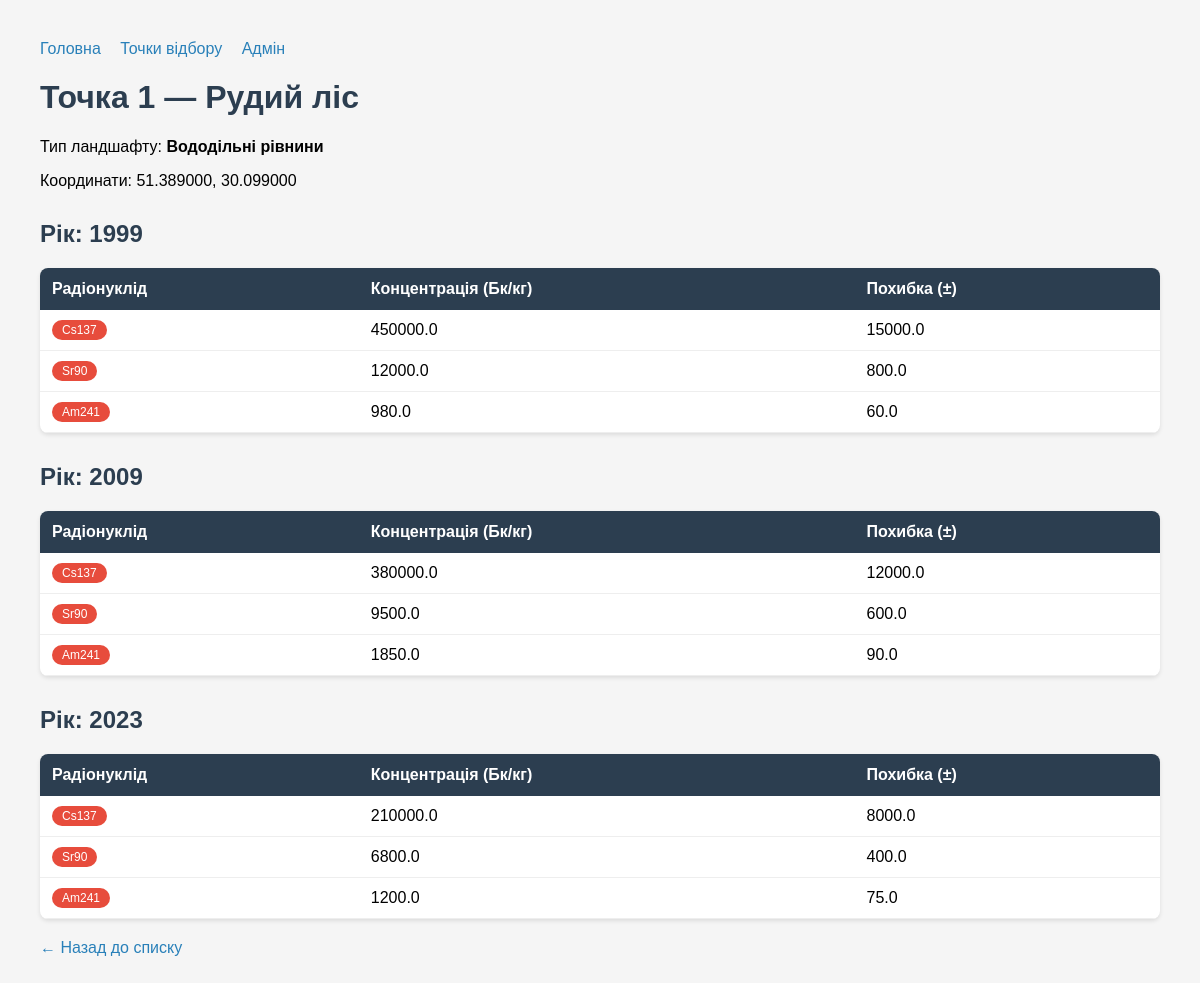
/locations/4/, run on the app's committed database.
### radionuclides/models.py (models this page shows, shortened)
class SamplingLocation(models.Model):
    name = models.CharField(max_length=200)
    landscape_type = models.ForeignKey(LandscapeType, on_delete=models.PROTECT)
    latitude = models.DecimalField(max_digits=9, decimal_places=6, null=True, blank=True)
    longitude = models.DecimalField(max_digits=9, decimal_places=6, null=True, blank=True)
    notes = models.TextField(blank=True)

class LandscapeType(models.Model):
    name = models.CharField(max_length=100)
    slug = models.SlugField(unique=True)
    description = models.TextField(blank=True)
    def __str__(self):
        return self.name

class SoilSample(models.Model):
    location = models.ForeignKey(SamplingLocation, on_delete=models.CASCADE)
    year = models.IntegerField(choices=YEAR_CHOICES)
    depth_cm = models.FloatField(null=True, blank=True)
    collected_by = models.CharField(max_length=200, blank=True)
    notes = models.TextField(blank=True)

class RadionuclideMeasurement(models.Model):
    sample = models.ForeignKey(SoilSample, on_delete=models.CASCADE, related_name='measurements')
    radionuclide = models.CharField(max_length=20, choices=NUCLIDE_CHOICES)
    concentration = models.FloatField(help_text="Бк/кг")
    uncertainty = models.FloatField(null=True, blank=True, help_text="±")

### radionuclides/views.py (the view)
# urls.py: path('locations/<int:pk>/', views.location_detail, name='location-detail'),
def location_detail(request, pk):
    location = get_object_or_404(SamplingLocation, pk=pk)
    samples = SoilSample.objects.filter(location=location).order_by('year')
    return render(request, 'radionuclides/location_detail.html', {
        'location': location,
        'samples': samples,
    })

### radionuclides/templates/radionuclides/location_detail.html (shortened to what this page needs)
<!DOCTYPE html>
<html lang="uk">
<head>
</head>
<body>
    <nav>
        <a href="{% url 'index' %}">Головна</a>
        <a href="{% url 'location-list' %}">Точки відбору</a>
        <a href="/admin">Адмін</a>
    </nav>
    <h1>{{ location.name }}</h1>
    <p>Тип ландшафту: <strong>{{ location.landscape_type }}</strong></p>
    <p>Координати: {{ location.latitude }}, {{ location.longitude }}</p>
    {% for sample in samples %}
    <h2>Рік: {{ sample.year }}</h2>
    <table>
        <tr>
            <th>Радіонуклід</th>
            <th>Концентрація (Бк/кг)</th>
            <th>Похибка (±)</th>
        </tr>
        {% for m in sample.measurements.all %}
        <tr>
            <td><span class="badge">{{ m.radionuclide }}</span></td>
            <td>{{ m.concentration }}</td>
            <td>{{ m.uncertainty }}</td>
        </tr>
        {% endfor %}
    </table>
    {% endfor %}
    <a href="{% url 'location-list' %}" class="back">← Назад до списку</a>
</body>
</html>

### radionuclides/templates/radionuclides/location_detail.html (style rules this page uses)
body { font-family: Arial, sans-serif; margin: 40px; background: #f5f5f5; }
h1 { color: #2c3e50; }
nav a { margin-right: 15px; color: #2980b9; text-decoration: none; }
table { width: 100%; border-collapse: collapse; background: white; border-radius: 8px; overflow: hidden; box-shadow: 0 2px 4px rgba(0,0,0,0.1); }
th { background: #2c3e50; color: white; padding: 12px; text-align: left; }
td { padding: 10px 12px; border-bottom: 1px solid #eee; }
.badge { display: inline-block; padding: 3px 10px; border-radius: 12px; font-size: 12px; background: #e74c3c; color: white; }
h2 { color: #2c3e50; margin-top: 30px; }
.back { display: inline-block; margin-top: 20px; color: #2980b9; text-decoration: none; }

### data on the page
SamplingLocation: name "Точка 1 — Рудий ліс", landscape_type "Вододільні рівнини", latitude "51.389000", longitude "30.099000"
SoilSample: year "1999"
RadionuclideMeasurement: radionuclide "Cs137", concentration "450000.0", uncertainty "15000.0"
RadionuclideMeasurement: radionuclide "Sr90", concentration "12000.0", uncertainty "800.0"
RadionuclideMeasurement: radionuclide "Am241", concentration "980.0", uncertainty "60.0"
SoilSample: year "2009"
RadionuclideMeasurement: radionuclide "Cs137", concentration "380000.0", uncertainty "12000.0"
RadionuclideMeasurement: radionuclide "Sr90", concentration "9500.0", uncertainty "600.0"
RadionuclideMeasurement: radionuclide "Am241", concentration "1850.0", uncertainty "90.0"
SoilSample: year "2023"
RadionuclideMeasurement: radionuclide "Cs137", concentration "210000.0", uncertainty "8000.0"
RadionuclideMeasurement: radionuclide "Sr90", concentration "6800.0", uncertainty "400.0"
RadionuclideMeasurement: radionuclide "Am241", concentration "1200.0", uncertainty "75.0"
